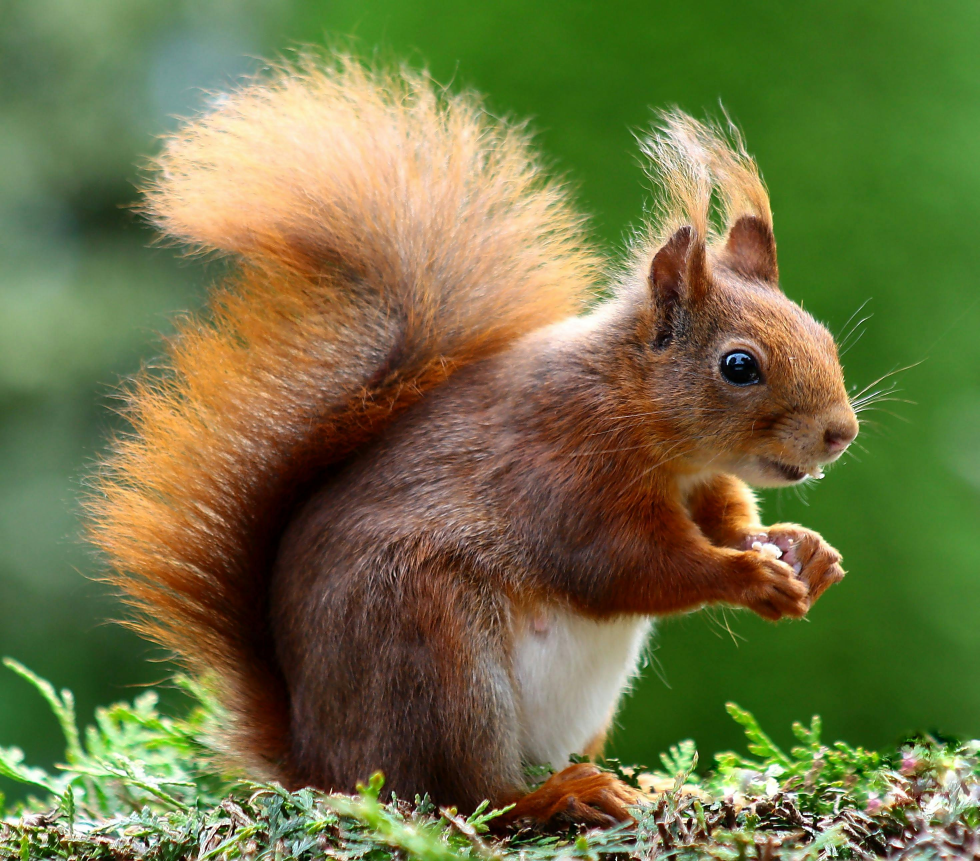
#> input picture practice/img/img-1.jpg, 2939 x 2583 px, found by its file name (shown at 1/3 size)
$ python croping.py
#> lines starting #> are read from the running program, lines starting #| are printed output that depends on the picture
import numpy as np
import cv2
import os

# baca gambar
file_path = os.path.join(".", "./img/img-1.jpg")

image = cv2.imread(file_path)
#> image is the input picture: shape (2583, 2939, 3); mean B, G, R 67.8, 115.2, 112.6
cropped = image[30:120, 240:335]
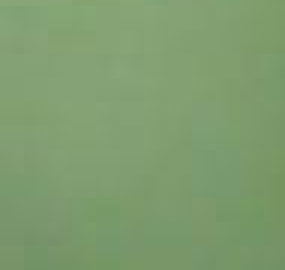
#> cropped: shape (90, 95, 3) (shown 3 times larger); mean B, G, R 110.9, 156.4, 126.6

cv2.imshow("cropped", cropped)
cv2.waitKey(5000)

$ run again, with practice/img/children.jpg copied over practice/img/img-1.jpg
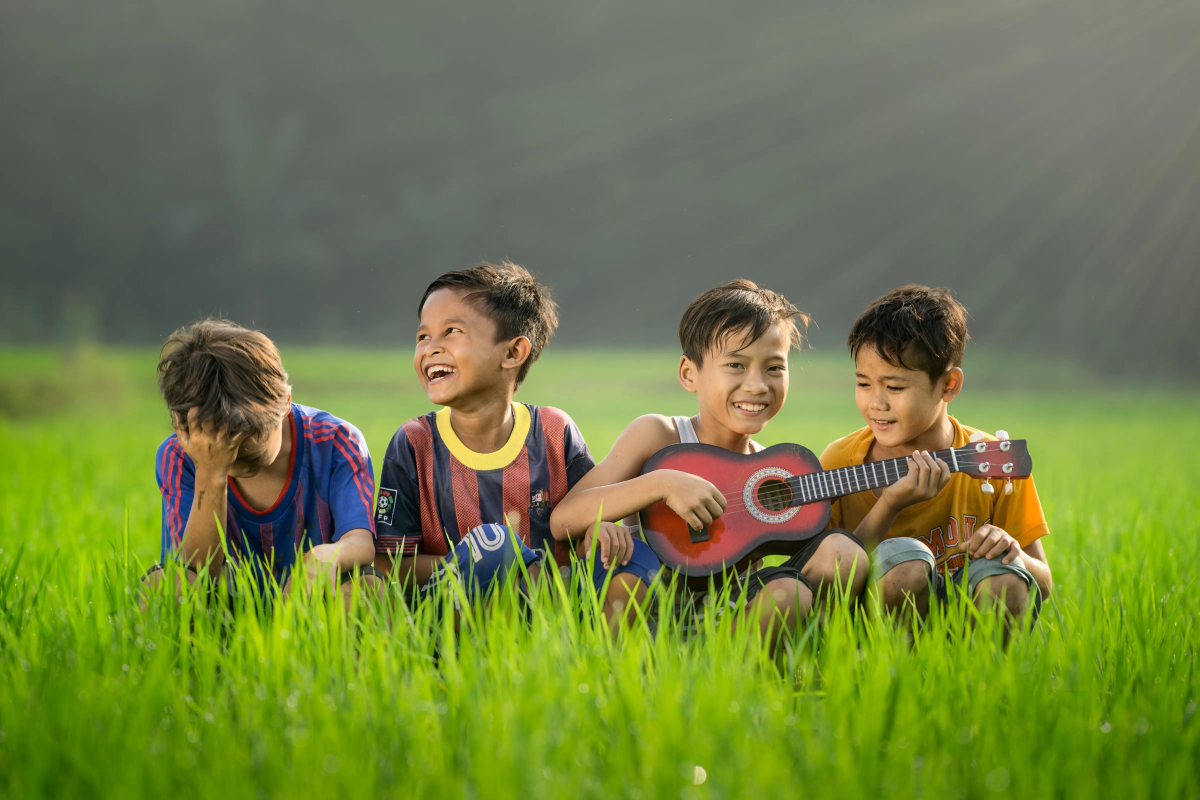
#> input picture practice/img/children.jpg, 4800 x 3200 px, found by its file name (shown at 1/4 size)
#> image is the input picture: shape (3200, 4800, 3); mean B, G, R 68.2, 125.2, 112.6
#> `cropped = image[30:120, 240:335]`:
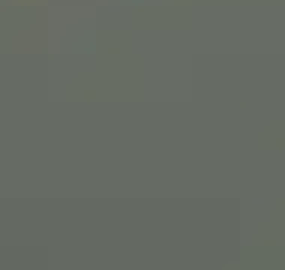
#> cropped: shape (90, 95, 3) (shown 3 times larger); mean B, G, R 99.5, 107, 101.9
